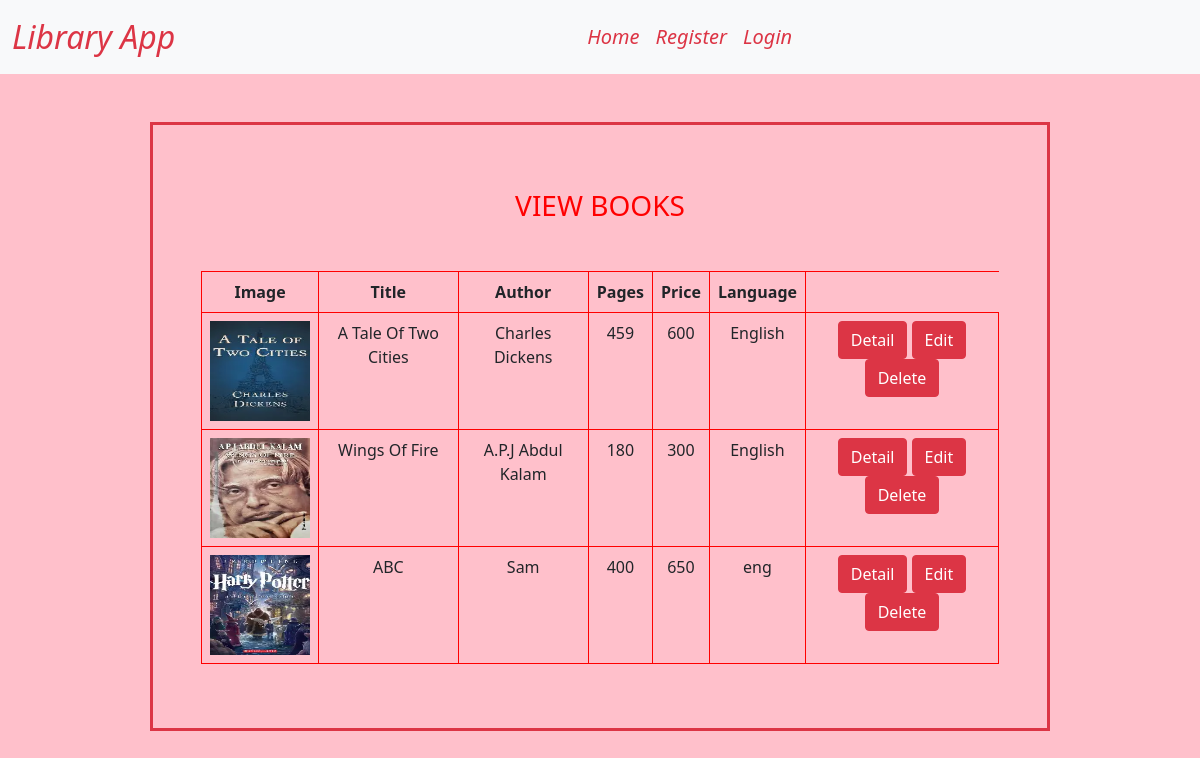
Page /viewbooks on the committed database.
### books/models.py (models this page shows)
class Book(models.Model):
    title=models.CharField(max_length=20)
    author=models.CharField(max_length=20)
    pages=models.IntegerField()
    price = models.IntegerField()
    language=models.CharField()
    image=models.ImageField(upload_to='books')

### books/views.py (the view)
# urls.py: path('viewbooks',views.Viewbooks.as_view(),name="viewbooks"),
class Viewbooks(View):
    def get(self,request):
        b=Book.objects.all()  #returns sequence of db objects/records
        print(b)
        context={'books':b}
        return render(request,"viewbooks.html",context)

### templates/viewbooks.html
{% extends 'base.html' %}
{% block content %}
<div class="container w-75 p-5 mt-5 border border-3 border-danger">
  <h3 class="mt-3 mb-5 text-center">VIEW BOOKS</h3>
  <table class="table table-bordered text-center">
    <tr>
      <th>Image</th>
      <th>Title</th>
      <th>Author</th>
      <th>Pages</th>
      <th>Price</th>
      <th>Language</th>
    </tr>
    {% for i in books %}
    <tr>
      <td><img src="{{i.image.url}}" height="100px" width="100px"></td>
      <td>{{i.title}}</td>
      <td>{{i.author}}</td>
      <td>{{i.pages}}</td>
      <td>{{i.price}}</td>
      <td>{{i.language}}</td>
      <td>
        <a class="btn btn-danger" href="{% url 'books:detail' i.id %}">Detail</a>
        <a class="btn btn-danger" href="{% url 'books:edit' i.id %}">Edit</a>
        <a class="btn btn-danger" href="{% url 'books:delete' i.id %}">Delete</a>
      </td>
    </tr>
    {% endfor %}
  </table>
</div>
{% endblock %}

### templates/base.html (shortened to what this page needs)
<!DOCTYPE html>
{% load static %}
<html lang="en">
<head>
    <link href="https://cdn.jsdelivr.net/npm/bootstrap@5.0.2/dist/css/bootstrap.min.css" rel="stylesheet">
    <link rel="stylesheet" href="{% static 'css/style.css' %}">
</head>
<body>
<nav class="navbar navbar-expand-lg navbar-light bg-light">
  <div class="container-fluid">
    <a class="navbar-brand fs-2 fst-italic text-danger" href="#">Library App</a>
    <div class="collapse navbar-collapse" id="navbarSupportedContent">
      <ul class="navbar-nav mx-auto mb-2 mb-lg-0 fs-5 fst-italic">
        <li class="nav-item">
          <a class="nav-link active text-danger" aria-current="page" href="{% url 'books:home' %}">Home</a>
        </li>
         {% if user.is_authenticated %}
        <li class="nav-item">
          <a class="nav-link text-danger" href="{% url 'books:addbooks' %}">Addbooks</a>
        </li>
        <li class="nav-item">
          <a class="nav-link text-danger" href="{% url 'books:viewbooks' %}">Viewbooks</a>
        </li>
        <li class="nav-item">
          <a class="nav-link text-danger" href="{% url 'users:userlogout' %}">Logout</a>
        </li>
        {% else %}
         <li class="nav-item">
          <a class="nav-link text-danger" href="{% url 'users:register' %}">Register</a>
        </li>
          <li class="nav-item">
          <a class="nav-link text-danger" href="{% url 'users:userlogin' %}">Login</a>
        </li>
        {% endif %}
      </ul>
    </div>
  </div>
</nav>
{% block content %}
{% endblock %}
</body>
</html>

### static/css/style.css (style rules this page uses)
body { background-color:pink; color:red; }

### templates/base.html (style rules this page uses)
.table-bordered { border-color:red; border-width:3px; }

### rows in the picture
Book: image (picture), title "A Tale Of Two Cities", author "Charles Dickens", pages "459", price "600", language "English"
Book: image (picture), title "Wings Of Fire", author "A.P.J Abdul Kalam", pages "180", price "300", language "English"
Book: image (picture), title "ABC", author "Sam", pages "400", price "650", language "eng"
